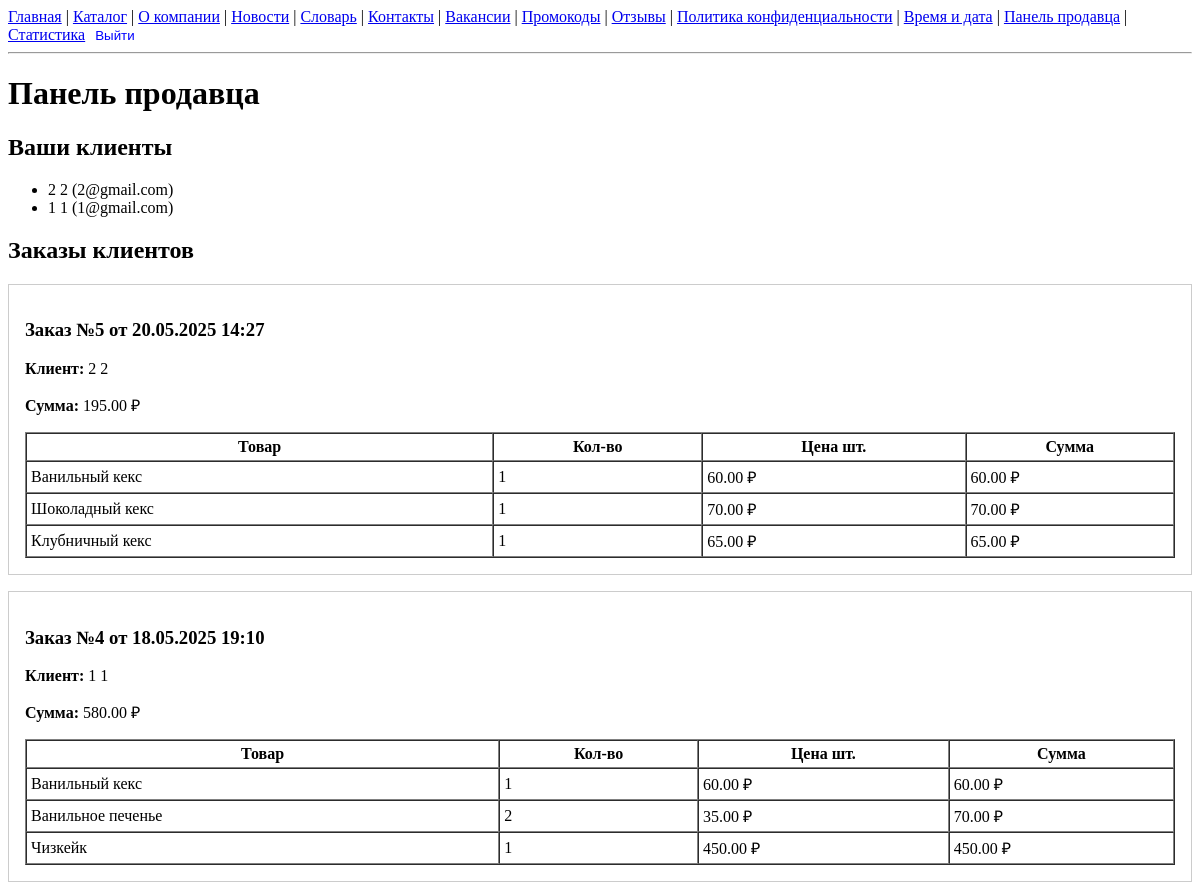
Page /dashboard/ (signed in, upper part) on the earlier database version.
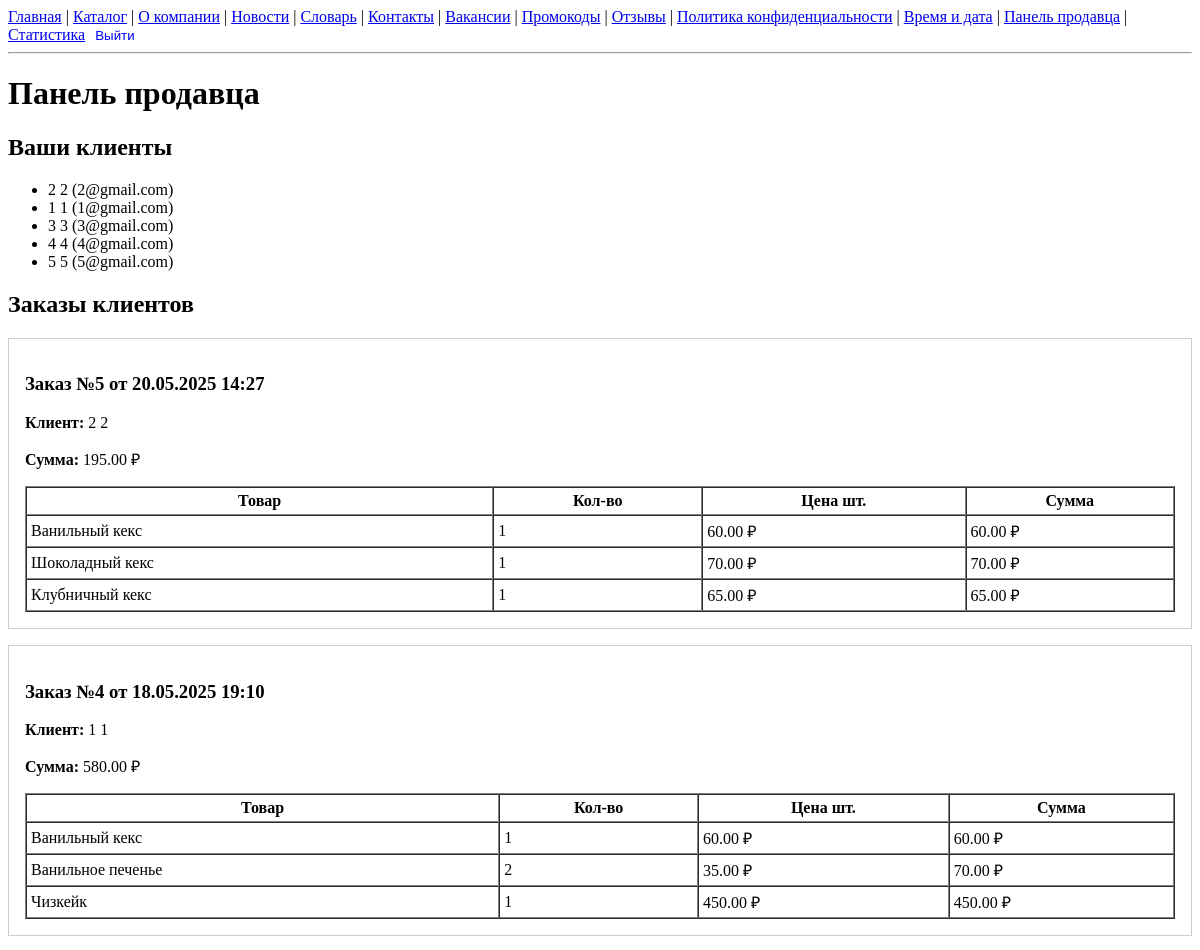
Same page on the later database version.
### shop/models.py (models this page shows, shortened)
class Client(models.Model):
    user  = models.OneToOneField(settings.AUTH_USER_MODEL,
                                on_delete=models.CASCADE,
                                related_name='client_profile')
    phone = models.CharField(max_length=20, blank=True)
    assigned_to = models.ForeignKey(
        settings.AUTH_USER_MODEL,
        null=True,
        blank=True,
        on_delete=models.SET_NULL,
        related_name='clients_assigned'
    )
    birth_date  = models.DateField(null=True, blank=True)
    def __str__(self):
        return self.user.get_full_name() or self.user.username

class Order(models.Model):
    STATUS_CHOICES = [
        ('cart', 'Корзина'),
        ('placed', 'Оформлен'),
        ('paid', 'Оплачен'),
    ]
    client      = models.ForeignKey(Client, on_delete=models.CASCADE, related_name='orders')
    created_at  = models.DateTimeField(auto_now_add=True)
    total_price = models.DecimalField(max_digits=10, decimal_places=2, default=0)
    status = models.CharField(max_length=10, choices=STATUS_CHOICES, default='cart')

class OrderItem(models.Model):
    order   = models.ForeignKey(Order, on_delete=models.CASCADE, related_name='items')
    product = models.ForeignKey(Product, on_delete=models.PROTECT)
    quantity= models.PositiveIntegerField(validators=[MinValueValidator(1)])

class Product(models.Model):
    code = models.CharField(max_length=20, unique=True)
    name = models.CharField(max_length=150)
    product_type = models.ForeignKey(ProductType, on_delete=models.PROTECT, related_name='products')
    price = models.DecimalField(max_digits=8, decimal_places=2, validators=[MinValueValidator(0)])
    in_production = models.BooleanField(default=True)

### shop/views.py (the view)
# urls.py: re_path(r'^dashboard/$', views.SellerDashboardView.as_view(), name='seller_dashboard'),
class SellerDashboardView(SellerRequiredMixin, TemplateView):
    template_name = 'shop/seller_dashboard.html'
    def get_context_data(self, **kwargs):
        ctx = super().get_context_data(**kwargs)
        user = self.request.user
        clients = user.clients_assigned.all()
        orders  = Order.objects.filter(client__in=clients).order_by('-created_at')
        ctx['clients'] = clients
        ctx['orders']  = orders
        ctx['total_sales'] = orders.aggregate(
            total=Sum('total_price')
        )['total'] or 0
        return ctx

### shop/templatetags/math_filters.py (called while the page is built)
@register.filter
def mul(value, arg):
    return value * arg

### shop/views.py (called while the page is built)
    def test_func(self):
        return self.request.user.is_staff

### shop/templates/shop/seller_dashboard.html (shortened to what this page needs)
{% extends 'base.html' %}
{% load math_filters %}
{% block content %}
  <h1>Панель продавца</h1>
  <h2>Ваши клиенты</h2>
  {% if clients %}
    <ul>
      {% for client in clients %}
        <li>{{ client.user.get_full_name }} ({{ client.user.email }})</li>
      {% endfor %}
    </ul>
  {% else %}
    <p>Нет назначенных клиентов.</p>
  {% endif %}
  <h2>Заказы клиентов</h2>
  {% if orders %}
    {% for order in orders %}
      <div style="border:1px solid #ccc; padding:1em; margin-bottom:1em;">
        <h3>Заказ №{{ order.id }} от {{ order.created_at|date:"d.m.Y H:i" }}</h3>
        <p><strong>Клиент:</strong> {{ order.client }}</p>
        <p><strong>Сумма:</strong> {{ order.total_price }} ₽</p>
        <table border="1" cellpadding="4" cellspacing="0" width="100%">
          <thead>
            <tr>
              <th>Товар</th>
              <th>Кол-во</th>
              <th>Цена шт.</th>
              <th>Сумма</th>
            </tr>
          </thead>
          <tbody>
            {% for item in order.items.all %}
            <tr>
              <td>{{ item.product.name }}</td>
              <td>{{ item.quantity }}</td>
              <td>{{ item.product.price }} ₽</td>
              <td>{{ item.quantity|mul:item.product.price }} ₽</td>
            </tr>
            {% endfor %}
          </tbody>
        </table>
      </div>
    {% endfor %}
  {% else %}
    <p>Нет заказов от ваших клиентов.</p>
  {% endif %}
{% endblock %}

Differences in the rows shown:
added Client: user.get_full_name "3 3", user.email "3@gmail.com"
added Client: user.get_full_name "4 4", user.email "4@gmail.com"
added Client: user.get_full_name "5 5", user.email "5@gmail.com"
